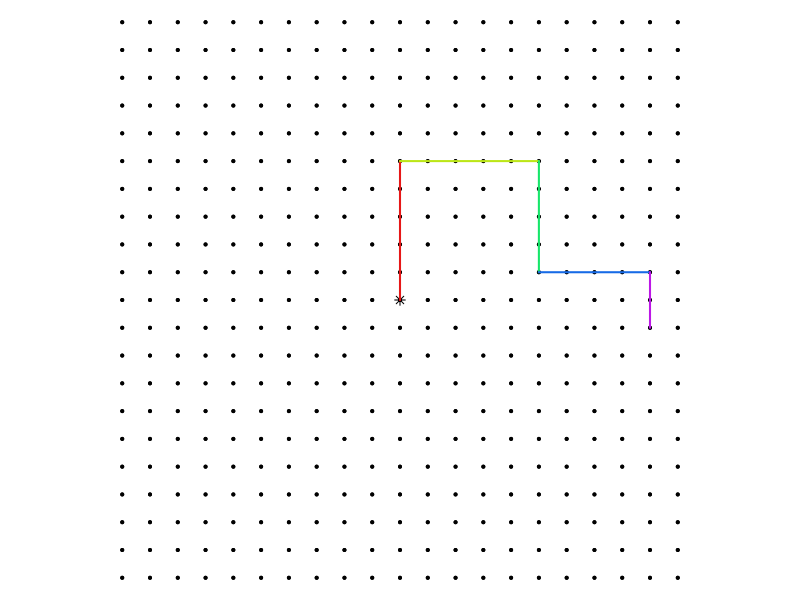

Generate this figure with R:
## ---- chunk 1
# All 90-deg turns
# Expressed with right, up, left, down

n = 5

while(T){
    handles = character()
    x = sample(2:5,n,T)
    turns = c(0,sample(c(-1,1),n-1,T))
    tops = c("left","right")
    tus = tops[turns[2:n]/2+1.5]
    st = cumsum(turns)
    # ths = c(0,pi/2,pi,3*pi/2)
    # dis = c("East","North","West","South")
    ths = c(pi/2,0,3*pi/2,pi)
    dis = c("North","East","South","West")
    j0 = 0 #sample(0:3,1)
    jj = (j0+st)%%4+1
    tt = ths[jj]
    dd = dis[jj]
    xx = c(0)
    yy = c(0)
    for(i in 1:n){
        xnew = round(xx[i]+x[i]*cos(tt[i]))
        ynew = round(yy[i]+x[i]*sin(tt[i]))
        xx = c(xx,xnew)
        yy = c(yy,ynew)
        if(i%%2==0){
            handles = c(handles,paste0("e",round(ynew)))
        } else {
            handles = c(handles,paste0("o",round(xnew)))
        }
    }
    
    if(max(abs(xx))<=10 && max(abs(yy))<=10 && length(unique(dd))>2 && length(unique(x))>1 && length(unique(handles))==length(handles)){break}
}

# acho = dis
# ache = 1:5
# 
# alo = paste0("* ",acho,collapse="\n")
# ale = paste0("* ",ache,collapse="\n")
# 
# sols = character()
# for(i in 1:n){
#     solo = paste0(1*(dd[i]==acho),collapse="")
#     sole = paste0(1*(x[i]==ache),collapse="")
#     sols = c(sols,solo,sole)
# }

acho = 1:5
ache = c("left","right")

sols = c(paste0(1*(x[1]==acho),collapse=""))
for(i in 2:n){
    sole = paste0(1*(tus[i-1]==ache),collapse="")
    solo = paste0(1*(x[i]==acho),collapse="")
    sols = c(sols,sole,solo)
}

alo = paste0("* ",acho,collapse="\n")
ale = paste0("* ",ache,collapse="\n")

## ---- chunk 2
par(mar=c(0,0,0,0),pty="s")
plot(0,0,"n",xlim=c(-10,10),ylim=c(-10,10),axes=F,ann=F)

for(i in -10:10){
    points(rep(i,21),-10:10,pch=20,cex=0.6)
    points(-10:10,rep(i,21),pch=20,cex=0.6)
}
points(0,0,pch=8,cex=1)

# lines(xx,yy,lwd=2,col="blue")
cols = hsv(seq(0,1,length.out=n+1),0.9,0.9)
for(i in 1:n){
    lines(c(xx[i],xx[i+1]),c(yy[i],yy[i+1]),col=cols[i],lwd=2)
}
## ---- chunk 3
cat(paste0("* Go ##ANSWER1##\n"))
for(i in 2:n){
    cat(paste0("* Turn ##ANSWER",2*i-2,"##\n"))
    cat(paste0("* Go ##ANSWER",2*i-1,"##\n"))
}
## ---- chunk 4
cat(alo)
cat("\n")
for(i in 2:n){
    cat(ale)
    cat("\n")
    cat(alo)
    cat("\n")
}
## ---- chunk 5
for(i in 2:n){
    cat(paste0("* Turn ",tus[i-1],"\n"))
    cat(paste0("* Go ",x[i],"\n"))
}
